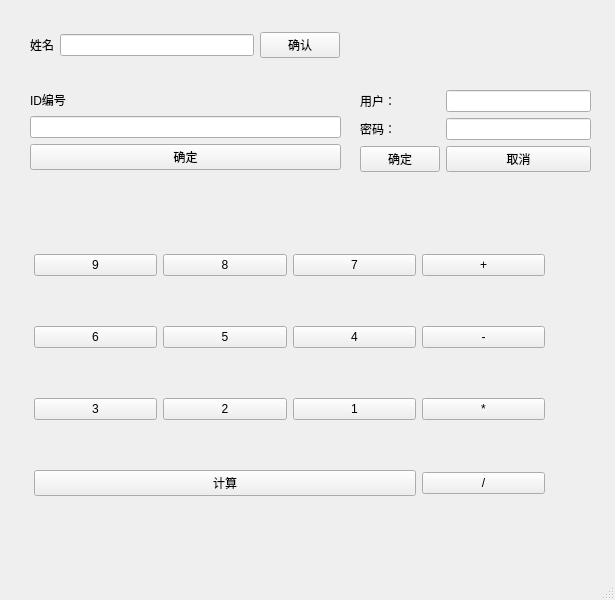
<?xml version="1.0" encoding="UTF-8"?>
<ui version="4.0">
 <class>MainWindow</class>
 <widget class="QMainWindow" name="MainWindow">
  <property name="geometry">
   <rect>
    <x>0</x>
    <y>0</y>
    <width>615</width>
    <height>600</height>
   </rect>
  </property>
  <property name="windowTitle">
   <string>窗口布局测试</string>
  </property>
  <widget class="QWidget" name="centralwidget">
   <widget class="QWidget" name="formLayoutWidget">
    <property name="geometry">
     <rect>
      <x>360</x>
      <y>90</y>
      <width>231</width>
      <height>91</height>
     </rect>
    </property>
    <layout class="QFormLayout" name="formLayout_3">
     <item row="0" column="0">
      <widget class="QLabel" name="label_3">
       <property name="text">
        <string>用户：</string>
       </property>
      </widget>
     </item>
     <item row="0" column="1">
      <widget class="QLineEdit" name="lineEdit_3"/>
     </item>
     <item row="1" column="0">
      <widget class="QLabel" name="label_4">
       <property name="text">
        <string>密码：</string>
       </property>
      </widget>
     </item>
     <item row="1" column="1">
      <widget class="QLineEdit" name="lineEdit_4"/>
     </item>
     <item row="2" column="0">
      <widget class="QPushButton" name="pushButton_17">
       <property name="text">
        <string>确定</string>
       </property>
      </widget>
     </item>
     <item row="2" column="1">
      <widget class="QPushButton" name="pushButton_18">
       <property name="text">
        <string>取消</string>
       </property>
      </widget>
     </item>
    </layout>
   </widget>
   <widget class="QWidget" name="">
    <property name="geometry">
     <rect>
      <x>30</x>
      <y>90</y>
      <width>311</width>
      <height>80</height>
     </rect>
    </property>
    <layout class="QVBoxLayout" name="verticalLayout">
     <item>
      <widget class="QLabel" name="label_2">
       <property name="text">
        <string>ID编号</string>
       </property>
      </widget>
     </item>
     <item>
      <widget class="QLineEdit" name="lineEdit_2"/>
     </item>
     <item>
      <widget class="QPushButton" name="pushButton_2">
       <property name="text">
        <string>确定</string>
       </property>
      </widget>
     </item>
    </layout>
   </widget>
   <widget class="QWidget" name="">
    <property name="geometry">
     <rect>
      <x>30</x>
      <y>30</y>
      <width>310</width>
      <height>30</height>
     </rect>
    </property>
    <layout class="QHBoxLayout" name="horizontalLayout">
     <item>
      <widget class="QLabel" name="label">
       <property name="text">
        <string>姓名</string>
       </property>
      </widget>
     </item>
     <item>
      <widget class="QLineEdit" name="lineEdit"/>
     </item>
     <item>
      <widget class="QPushButton" name="pushButton">
       <property name="text">
        <string>确认</string>
       </property>
      </widget>
     </item>
    </layout>
   </widget>
   <widget class="QWidget" name="">
    <property name="geometry">
     <rect>
      <x>34</x>
      <y>210</y>
      <width>511</width>
      <height>331</height>
     </rect>
    </property>
    <layout class="QGridLayout" name="gridLayout">
     <item row="0" column="0">
      <widget class="QPushButton" name="pushButton_3">
       <property name="text">
        <string>9</string>
       </property>
      </widget>
     </item>
     <item row="0" column="1">
      <widget class="QPushButton" name="pushButton_4">
       <property name="text">
        <string>8</string>
       </property>
      </widget>
     </item>
     <item row="0" column="2">
      <widget class="QPushButton" name="pushButton_5">
       <property name="text">
        <string>7</string>
       </property>
      </widget>
     </item>
     <item row="0" column="3">
      <widget class="QPushButton" name="pushButton_6">
       <property name="text">
        <string>+</string>
       </property>
      </widget>
     </item>
     <item row="1" column="0">
      <widget class="QPushButton" name="pushButton_7">
       <property name="text">
        <string>6</string>
       </property>
      </widget>
     </item>
     <item row="1" column="1">
      <widget class="QPushButton" name="pushButton_8">
       <property name="text">
        <string>5</string>
       </property>
      </widget>
     </item>
     <item row="1" column="2">
      <widget class="QPushButton" name="pushButton_9">
       <property name="text">
        <string>4</string>
       </property>
      </widget>
     </item>
     <item row="1" column="3">
      <widget class="QPushButton" name="pushButton_10">
       <property name="text">
        <string>-</string>
       </property>
      </widget>
     </item>
     <item row="2" column="0">
      <widget class="QPushButton" name="pushButton_11">
       <property name="text">
        <string>3</string>
       </property>
      </widget>
     </item>
     <item row="2" column="1">
      <widget class="QPushButton" name="pushButton_12">
       <property name="text">
        <string>2</string>
       </property>
      </widget>
     </item>
     <item row="2" column="2">
      <widget class="QPushButton" name="pushButton_13">
       <property name="text">
        <string>1</string>
       </property>
      </widget>
     </item>
     <item row="2" column="3">
      <widget class="QPushButton" name="pushButton_14">
       <property name="text">
        <string>*</string>
       </property>
      </widget>
     </item>
     <item row="3" column="0" colspan="3">
      <widget class="QPushButton" name="pushButton_15">
       <property name="text">
        <string>计算</string>
       </property>
      </widget>
     </item>
     <item row="3" column="3">
      <widget class="QPushButton" name="pushButton_16">
       <property name="text">
        <string>/</string>
       </property>
      </widget>
     </item>
    </layout>
   </widget>
  </widget>
  <widget class="QMenuBar" name="menubar">
   <property name="geometry">
    <rect>
     <x>0</x>
     <y>0</y>
     <width>615</width>
     <height>26</height>
    </rect>
   </property>
  </widget>
  <widget class="QStatusBar" name="statusbar"/>
 </widget>
 <resources/>
 <connections/>
</ui>
